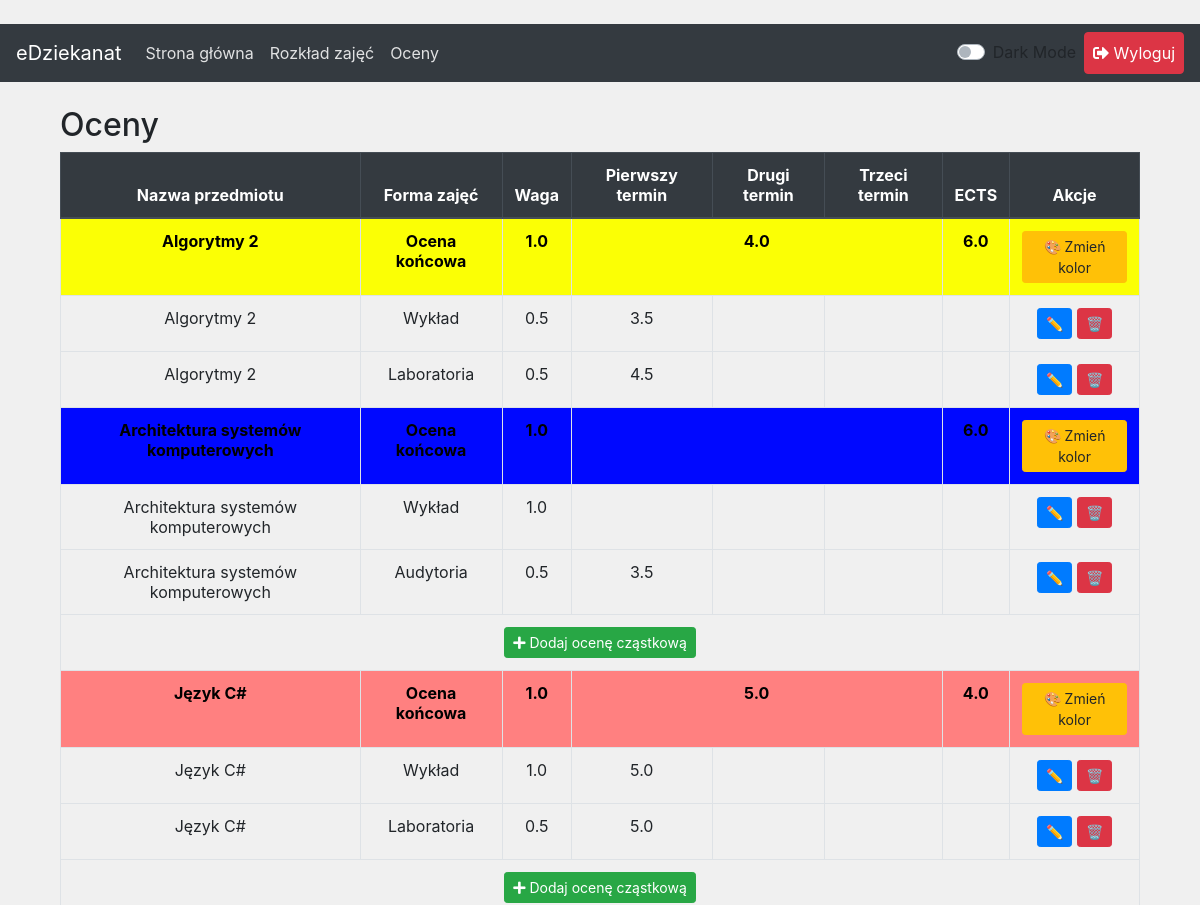
Before: /grades/ (signed in, upper part) with the older database file.
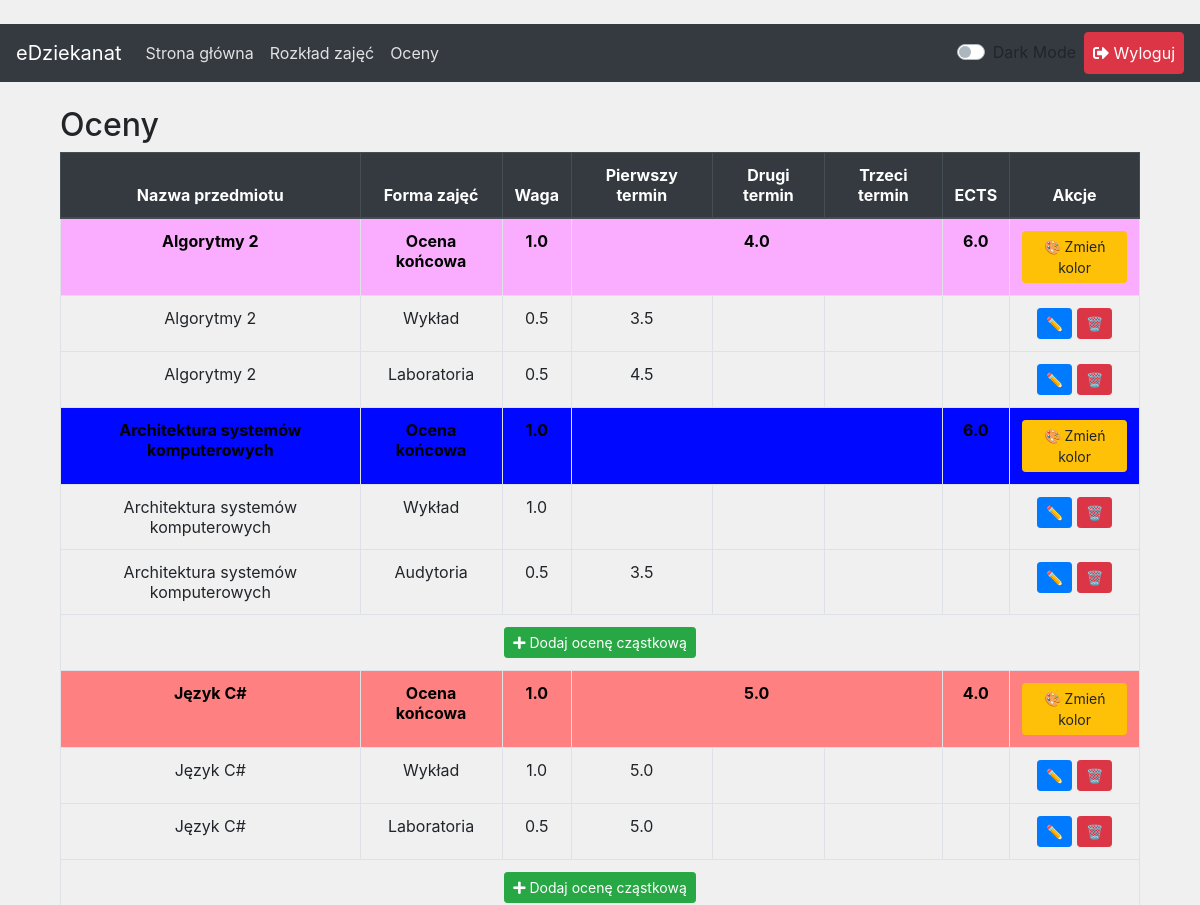
After: the same page with the newer database file.
### core/views.py (the view)
# urls.py: path('grades/', views.grades, name='grades'),
@login_required
def grades(request):
    final_grades = FinalGrade.objects.filter(user=request.user)
    simple_grades = []
    weighted_sum = 0
    ects_sum = 0
    for fg in final_grades:
        fg.weight_sum = fg.partialgrade_set.aggregate(total=Sum('weight'))['total'] or 0.0
        try:
            if fg.final_value != 'zal':
                grade_value = float(fg.final_value)
            else:
                grade_value = 0
        except ValueError:
            grade_value = 0
        if grade_value > 2.0:
            simple_grades.append(grade_value)
            weighted_sum += grade_value * fg.ects
            ects_sum += fg.ects
    simple_avg = sum(simple_grades) / len(simple_grades) if simple_grades else 0
    weighted_avg = weighted_sum / ects_sum if ects_sum else 0
    context = {
        'final_grades': final_grades,
        'simple_avg': round(simple_avg, 2),
        'weighted_avg': round(weighted_avg, 2),
    }
    return render(request, 'grades.html', context)

### core/models.py (called while the page is built)
    @property
    def total_ects(self):
        total = 0
        for fg in self.finalgrade_set.all():
            if fg.final_value and fg.final_value not in ('', 'zal'):
                try:
                    if float(fg.final_value) > 2.0:
                        total += fg.ects
                except ValueError:
                    pass
        return total

    @property
    def max_possible_ects(self):
        return sum(fg.ects for fg in self.finalgrade_set.all())

### templates/grades.html (shortened to what the changed rows need)
﻿{% extends 'base.html' %}
{% block content %}
<div class="container mt-4">
    <h2>Oceny</h2>
    <table class="table table-hover table-bordered text-center">
        <thead class="thead-dark">
            <tr>
                <th>Nazwa przedmiotu</th>
                <th>Forma zajęć</th>
                <th>Waga</th>
                <th>Pierwszy termin</th>
                <th>Drugi termin</th>
                <th>Trzeci termin</th>
                <th>ECTS</th>
                <th>Akcje</th>
            </tr>
        </thead>
    </table>
</div>
{% endblock %}

Changed rows visible on the page:
changed FinalGrade "Algorytmy 2": row_color "#fbff05" → "#faadff" (drawn)
